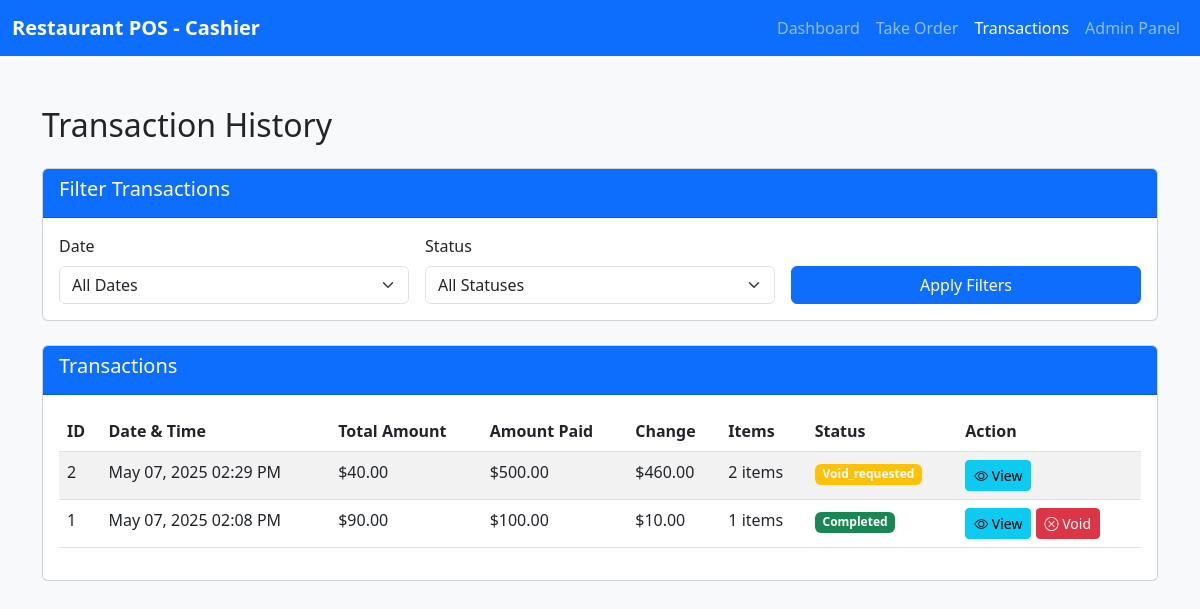
Page /cashier/view-transactions.php on the committed database.
### tables this page shows
CREATE TABLE `transactions` (
  `id` int(11) NOT NULL,
  `transaction_date` datetime DEFAULT current_timestamp(),
  `total_amount` decimal(10,2) NOT NULL,
  `amount_paid` decimal(10,2) NOT NULL,
  `change_amount` decimal(10,2) NOT NULL,
  `status` varchar(20) DEFAULT 'completed'
);

### cashier/view-transactions.php (the view, shortened to what this page needs)
<!DOCTYPE html>
<html lang="en">
<head>
  <link rel="stylesheet" href="https://cdn.jsdelivr.net/npm/bootstrap@5.3.0/dist/css/bootstrap.min.css">
  <link rel="stylesheet" href="https://cdn.jsdelivr.net/npm/bootstrap-icons@1.11.1/font/bootstrap-icons.css">
</head>
<body>
  <nav class="navbar navbar-expand-lg navbar-dark bg-primary">
    <div class="container-fluid">
      <a class="navbar-brand" href="index.php">Restaurant POS - Cashier</a>
      <div class="collapse navbar-collapse" id="cashierNavbar">
        <ul class="navbar-nav ms-auto">
          <li class="nav-item">
            <a class="nav-link" href="index.php">Dashboard</a>
          </li>
          <li class="nav-item">
            <a class="nav-link" href="take-customer-order.php">Take Order</a>
          </li>
          <li class="nav-item">
            <a class="nav-link active" href="view-transactions.php">Transactions</a>
          </li>
          <li class="nav-item">
            <a class="nav-link" href="../admin/index.php">Admin Panel</a>
          </li>
        </ul>
      </div>
    </div>
  </nav>
  <div class="container">
    <h2 class="mb-4">Transaction History</h2>
    <?php
    include '../admin/connection.php';
    $where_clauses = [];
    $where_sql = empty($where_clauses) ? "" : "WHERE " . implode(" AND ", $where_clauses);
    $sql = "SELECT t.*, COUNT(ti.id) as item_count, SUM(ti.quantity) as total_items
            FROM transactions t
            LEFT JOIN transaction_items ti ON t.id = ti.transaction_id
            $where_sql
            GROUP BY t.id
            ORDER BY t.transaction_date DESC
            LIMIT 100";
    $result = mysqli_query($conn, $sql);
    ?>
    <div class="card mb-4">
      <div class="card-header bg-primary text-white">
        <h5>Filter Transactions</h5>
      </div>
      <div class="card-body">
        <form method="get" class="row g-3">
          <div class="col-md-4">
            <label for="date" class="form-label">Date</label>
            <select class="form-select" id="date" name="date">
              <option value="">All Dates</option>
            </select>
          </div>
          <div class="col-md-4">
            <label for="status" class="form-label">Status</label>
            <select class="form-select" id="status" name="status">
              <option value="">All Statuses</option>
            </select>
          </div>
          <div class="col-md-4">
            <label class="form-label">&nbsp;</label>
            <div class="d-grid">
              <button type="submit" class="btn btn-primary">Apply Filters</button>
            </div>
          </div>
        </form>
      </div>
    </div>
    <div class="card">
      <div class="card-header bg-primary text-white">
        <h5>Transactions</h5>
      </div>
      <div class="card-body">
        <?php if (mysqli_num_rows($result) > 0): ?>
          <div class="table-responsive">
            <table class="table table-striped table-hover">
              <thead>
                <tr>
                  <th>ID</th>
                  <th>Date & Time</th>
                  <th>Total Amount</th>
                  <th>Amount Paid</th>
                  <th>Change</th>
                  <th>Items</th>
                  <th>Status</th>
                  <th>Action</th>
                </tr>
              </thead>
              <tbody>
                <?php while ($transaction = mysqli_fetch_assoc($result)):
                  $status_class = 'bg-success';
                  if ($transaction['status'] == 'void_requested') {
                      $status_class = 'bg-warning';
                  } else if ($transaction['status'] == 'voided') {
                      $status_class = 'bg-danger';
                  }
                ?>
                  <tr>
                    <td><?php echo $transaction['id']; ?></td>
                    <td><?php echo date('M d, Y h:i A', strtotime($transaction['transaction_date'])); ?></td>
                    <td>$<?php echo number_format($transaction['total_amount'], 2); ?></td>
                    <td>$<?php echo number_format($transaction['amount_paid'], 2); ?></td>
                    <td>$<?php echo number_format($transaction['change_amount'], 2); ?></td>
                    <td><?php echo $transaction['total_items'] ?: 0; ?> items</td>
                    <td><span class="badge <?php echo $status_class; ?>"><?php echo ucfirst($transaction['status']); ?></span></td>
                    <td>
                      <a href="display-change.php?id=<?php echo $transaction['id']; ?>" class="btn btn-sm btn-info">
                        <i class="bi bi-eye"></i> View
                      </a>
                      <?php if ($transaction['status'] == 'completed'): ?>
                        <a href="void-transaction.php" class="btn btn-sm btn-danger">
                          <i class="bi bi-x-circle"></i> Void
                        </a>
                      <?php endif; ?>
                    </td>
                  </tr>
                <?php endwhile; ?>
              </tbody>
            </table>
          </div>
        <?php else: ?>
          <div class="alert alert-info">No transactions found matching your criteria.</div>
        <?php endif; ?>
      </div>
    </div>
  </div>
</body>
</html>

### cashier/view-transactions.php (style rules this page uses)
body { background-color: #f8f9fa; }
.nav-link { font-weight: 500; }
.navbar-brand { font-weight: bold; }
.container { margin-top: 50px; }

### rows in the picture
transactions: id "2", transaction_date "May 07, 2025 02:29 PM", total_amount "40.00", amount_paid "500.00", change_amount "460.00", total_items "2", status "Void_requested"
transactions: id "1", transaction_date "May 07, 2025 02:08 PM", total_amount "90.00", amount_paid "100.00", change_amount "10.00", total_items "1", status "Completed", shows "Void"
